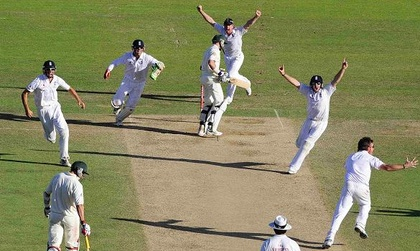
%> input picture Assignment3/Assign3_imgs/Cricket1.jpeg, 420 x 251 px, shrunk from 585 x 350 before the run
$ octave segmentation_kmeans.m   (GNU Octave 9; MATLAB toolbox functions it lacks are replaced by stand-ins)
%> lines starting %> are read from the running program, lines starting %| are printed output that depends on the picture
clc;
clear all;
close all;
I=imread('Cricket1.jpeg');
%> I is the input picture: size 251x420x3 uint8; mean R, G, B 134.6, 135.5, 94.8
figure(),imshow(I);
I1=rgb2gray(I);
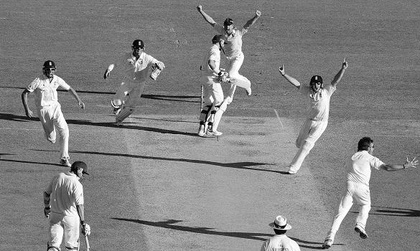
%> I1: size 251x420 uint8; min 0, max 255, mean 130.6
[a,b]=size(I1);
%> a = 251; b = 420
figure(),imshow(I1);
figure(),imhist(I1);
m1=140;
m2=100;
C=zeros(a,b);
x=0;
I1=double(I1);
%> I1: size 251x420 double
%> (the run ends here)
